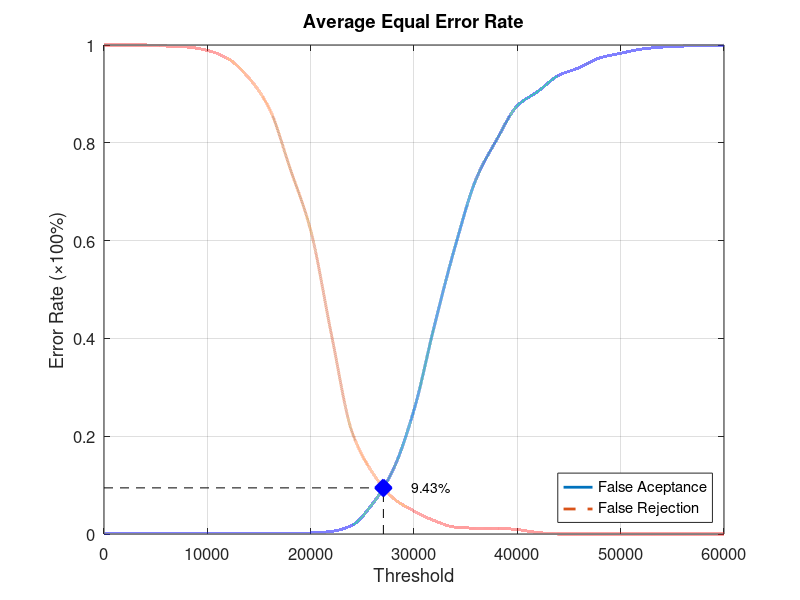
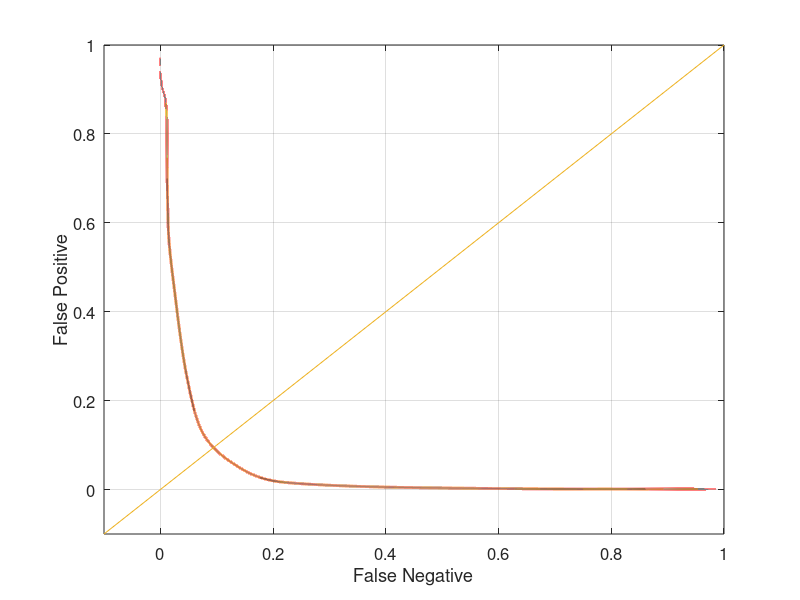

Reproduce these figures in MATLAB, in order.
function yEER = Database3Average
close all;
clear;
clc;
x = 0:2000:60000;
xq = 0:0.5:60000;

y0 = [0 0.00105263 0.00105263 0.00105263 0.00105263 0.00105263 0.00105263 0.00105263 0.00105263 0.00105263 0.00210526 0.00526316 0.0178947 0.0621053 0.132632 0.253684 0.428421 0.589474 0.725263 0.806316 0.875789 0.905263 0.937895 0.953684 0.973684 0.983158 0.991579 0.99579 0.997895 0.998947 1];
yy0 = interp1(x, y0, xq, 'pchip');
y1 = [1 1 1 0.998 0.996 0.989 0.972 0.933 0.87 0.748 0.621 0.409 0.209 0.125 0.073 0.047 0.027 0.014 0.012 0.012 0.009 0.003 0 0 0 0 0 0 0 0 0];
yy1 = interp1(x, y1, xq, 'pchip');

% Calculating EER: 
y2 = abs(y0 - y1);
find(y2 == min(y2))
yy2 = abs(yy0 - yy1);
xEER = find(yy2 == min(yy2));
xEERIndex = xq(xEER) % X-axis EER
yEER = yy0(xEER) % Y-axis EER

main = figure
plot(xq, yy0,'-','LineWidth', 2);	hold on
plot(xq, yy1,'--','LineWidth', 2);	hold on
plot([xEERIndex xEERIndex], [0 yEER], 'k--');	hold on
plot([0 xEERIndex], [yEER yEER], 'k--');	hold on
plot(xEERIndex, yEER, 'bx', 'LineWidth', 10);	hold on
text(xEERIndex + 10 * xEERIndex / 100, yEER, [num2str(round((10000 * yEER)) / 100) '%'])
legend('False Aceptance', 'False Rejection', 'Location', 'SouthEast')
xlabel('Threshold')
ylabel('Error Rate (\times100%)')
title('Average Equal Error Rate')
set(gca, 'FontSize', 12)
axis([0 60000 0 1])
grid on

print(main, 'Database3AverageMain', '-dpng');
FNRxFPR = figure('Color', [1 1 1]);
plot(yy1, yy0, '-', yy1, yy0, 'LineWidth', 2);
hold on
y = -0.1:0.1:1
plot(y, y); 
set(gca, 'FontSize', 12)
xlabel('False Negative')
ylabel('False Positive')
axis([-0.1 1 -0.1 1])
set(gca, 'FontSize', 12)
grid on

print(FNRxFPR, 'Database3AverageFNRxFPR','-dpng');
end
